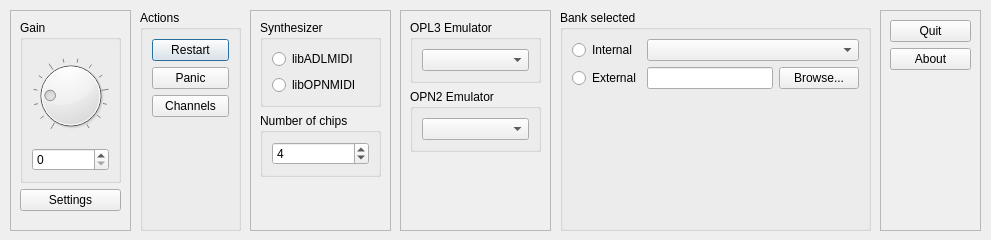
<?xml version="1.0" encoding="UTF-8"?>
<ui version="4.0">
 <class>MainSettings</class>
 <widget class="QDialog" name="MainSettings">
  <property name="geometry">
   <rect>
    <x>0</x>
    <y>0</y>
    <width>991</width>
    <height>240</height>
   </rect>
  </property>
  <property name="windowTitle">
   <string>MainSettings</string>
  </property>
  <widget class="QGroupBox" name="groupBox_2">
   <property name="geometry">
    <rect>
     <x>140</x>
     <y>10</y>
     <width>101</width>
     <height>221</height>
    </rect>
   </property>
   <property name="title">
    <string>Actions</string>
   </property>
   <layout class="QGridLayout" name="gridLayout_5">
    <item row="0" column="0">
     <widget class="QPushButton" name="restartSynth">
      <property name="text">
       <string>Restart</string>
      </property>
     </widget>
    </item>
    <item row="1" column="0">
     <widget class="QPushButton" name="panic">
      <property name="text">
       <string>Panic</string>
      </property>
     </widget>
    </item>
    <item row="2" column="0">
     <widget class="QPushButton" name="showChannels">
      <property name="text">
       <string>Channels</string>
      </property>
     </widget>
    </item>
    <item row="3" column="0">
     <spacer name="verticalSpacer">
      <property name="orientation">
       <enum>Qt::Vertical</enum>
      </property>
      <property name="sizeHint" stdset="0">
       <size>
        <width>20</width>
        <height>40</height>
       </size>
      </property>
     </spacer>
    </item>
   </layout>
  </widget>
  <widget class="QFrame" name="frame">
   <property name="geometry">
    <rect>
     <x>880</x>
     <y>10</y>
     <width>101</width>
     <height>221</height>
    </rect>
   </property>
   <property name="frameShape">
    <enum>QFrame::StyledPanel</enum>
   </property>
   <property name="frameShadow">
    <enum>QFrame::Raised</enum>
   </property>
   <layout class="QGridLayout" name="gridLayout_6">
    <item row="0" column="0">
     <widget class="QPushButton" name="Quit">
      <property name="text">
       <string>Quit</string>
      </property>
     </widget>
    </item>
    <item row="1" column="0">
     <widget class="QPushButton" name="about">
      <property name="text">
       <string>About</string>
      </property>
     </widget>
    </item>
    <item row="2" column="0">
     <spacer name="verticalSpacer_2">
      <property name="orientation">
       <enum>Qt::Vertical</enum>
      </property>
      <property name="sizeHint" stdset="0">
       <size>
        <width>78</width>
        <height>140</height>
       </size>
      </property>
     </spacer>
    </item>
   </layout>
  </widget>
  <widget class="QFrame" name="frame_2">
   <property name="geometry">
    <rect>
     <x>400</x>
     <y>10</y>
     <width>151</width>
     <height>221</height>
    </rect>
   </property>
   <property name="frameShape">
    <enum>QFrame::StyledPanel</enum>
   </property>
   <property name="frameShadow">
    <enum>QFrame::Raised</enum>
   </property>
   <layout class="QGridLayout" name="gridLayout_7">
    <item row="1" column="0">
     <widget class="QGroupBox" name="opnEmulatorGroup">
      <property name="title">
       <string>OPN2 Emulator</string>
      </property>
      <layout class="QGridLayout" name="gridLayout_4">
       <item row="0" column="0">
        <widget class="QComboBox" name="opnEmulator"/>
       </item>
      </layout>
     </widget>
    </item>
    <item row="0" column="0">
     <widget class="QGroupBox" name="oplEmulatorGroup">
      <property name="title">
       <string>OPL3 Emulator</string>
      </property>
      <layout class="QGridLayout" name="gridLayout_2">
       <item row="0" column="0">
        <widget class="QComboBox" name="oplEmulator"/>
       </item>
      </layout>
     </widget>
    </item>
    <item row="2" column="0">
     <spacer name="verticalSpacer_3">
      <property name="orientation">
       <enum>Qt::Vertical</enum>
      </property>
      <property name="sizeHint" stdset="0">
       <size>
        <width>20</width>
        <height>40</height>
       </size>
      </property>
     </spacer>
    </item>
   </layout>
  </widget>
  <widget class="QFrame" name="frame_3">
   <property name="geometry">
    <rect>
     <x>250</x>
     <y>10</y>
     <width>141</width>
     <height>221</height>
    </rect>
   </property>
   <property name="frameShape">
    <enum>QFrame::StyledPanel</enum>
   </property>
   <property name="frameShadow">
    <enum>QFrame::Raised</enum>
   </property>
   <layout class="QGridLayout" name="gridLayout_8">
    <item row="0" column="0">
     <widget class="QGroupBox" name="synthGroup">
      <property name="title">
       <string>Synthesizer</string>
      </property>
      <layout class="QGridLayout" name="gridLayout_3">
       <item row="0" column="0">
        <widget class="QRadioButton" name="synthOPL">
         <property name="text">
          <string>libADLMIDI</string>
         </property>
        </widget>
       </item>
       <item row="1" column="0">
        <widget class="QRadioButton" name="synthOPN">
         <property name="text">
          <string>libOPNMIDI</string>
         </property>
        </widget>
       </item>
      </layout>
     </widget>
    </item>
    <item row="1" column="0">
     <widget class="QGroupBox" name="groupBox">
      <property name="title">
       <string>Number of chips</string>
      </property>
      <layout class="QGridLayout" name="gridLayout_9">
       <item row="0" column="0">
        <widget class="QSpinBox" name="numChips">
         <property name="minimum">
          <number>1</number>
         </property>
         <property name="maximum">
          <number>100</number>
         </property>
         <property name="value">
          <number>4</number>
         </property>
        </widget>
       </item>
      </layout>
     </widget>
    </item>
    <item row="2" column="0">
     <spacer name="verticalSpacer_4">
      <property name="orientation">
       <enum>Qt::Vertical</enum>
      </property>
      <property name="sizeHint" stdset="0">
       <size>
        <width>20</width>
        <height>40</height>
       </size>
      </property>
     </spacer>
    </item>
   </layout>
  </widget>
  <widget class="QFrame" name="frame_4">
   <property name="geometry">
    <rect>
     <x>10</x>
     <y>10</y>
     <width>121</width>
     <height>221</height>
    </rect>
   </property>
   <property name="frameShape">
    <enum>QFrame::StyledPanel</enum>
   </property>
   <property name="frameShadow">
    <enum>QFrame::Raised</enum>
   </property>
   <layout class="QGridLayout" name="gridLayout_10">
    <item row="0" column="0">
     <widget class="QGroupBox" name="grainGroup">
      <property name="title">
       <string>Gain</string>
      </property>
      <layout class="QGridLayout" name="gridLayout">
       <item row="0" column="0">
        <widget class="QDial" name="gainDial">
         <property name="maximum">
          <number>500</number>
         </property>
         <property name="singleStep">
          <number>10</number>
         </property>
         <property name="pageStep">
          <number>50</number>
         </property>
         <property name="value">
          <number>100</number>
         </property>
         <property name="orientation">
          <enum>Qt::Horizontal</enum>
         </property>
         <property name="notchesVisible">
          <bool>true</bool>
         </property>
        </widget>
       </item>
       <item row="1" column="0">
        <widget class="QSpinBox" name="gainValue"/>
       </item>
      </layout>
     </widget>
    </item>
    <item row="1" column="0">
     <widget class="QPushButton" name="settings">
      <property name="text">
       <string>Settings</string>
      </property>
     </widget>
    </item>
    <item row="2" column="0">
     <spacer name="verticalSpacer_5">
      <property name="orientation">
       <enum>Qt::Vertical</enum>
      </property>
      <property name="sizeHint" stdset="0">
       <size>
        <width>20</width>
        <height>16</height>
       </size>
      </property>
     </spacer>
    </item>
   </layout>
  </widget>
  <widget class="QGroupBox" name="groupBox_3">
   <property name="geometry">
    <rect>
     <x>560</x>
     <y>10</y>
     <width>311</width>
     <height>221</height>
    </rect>
   </property>
   <property name="title">
    <string>Bank selected</string>
   </property>
   <layout class="QGridLayout" name="gridLayout_11">
    <item row="0" column="1" colspan="2">
     <widget class="QComboBox" name="oplBankInternal"/>
    </item>
    <item row="1" column="1">
     <widget class="QLineEdit" name="bankFilePath"/>
    </item>
    <item row="1" column="2">
     <widget class="QPushButton" name="bankBrowse">
      <property name="text">
       <string>Browse...</string>
      </property>
     </widget>
    </item>
    <item row="1" column="0">
     <widget class="QRadioButton" name="radioButton">
      <property name="text">
       <string>External</string>
      </property>
     </widget>
    </item>
    <item row="0" column="0">
     <widget class="QRadioButton" name="bankInternal">
      <property name="text">
       <string>Internal</string>
      </property>
     </widget>
    </item>
    <item row="2" column="0" colspan="3">
     <spacer name="verticalSpacer_6">
      <property name="orientation">
       <enum>Qt::Vertical</enum>
      </property>
      <property name="sizeHint" stdset="0">
       <size>
        <width>20</width>
        <height>40</height>
       </size>
      </property>
     </spacer>
    </item>
   </layout>
  </widget>
 </widget>
 <resources/>
 <connections/>
</ui>
